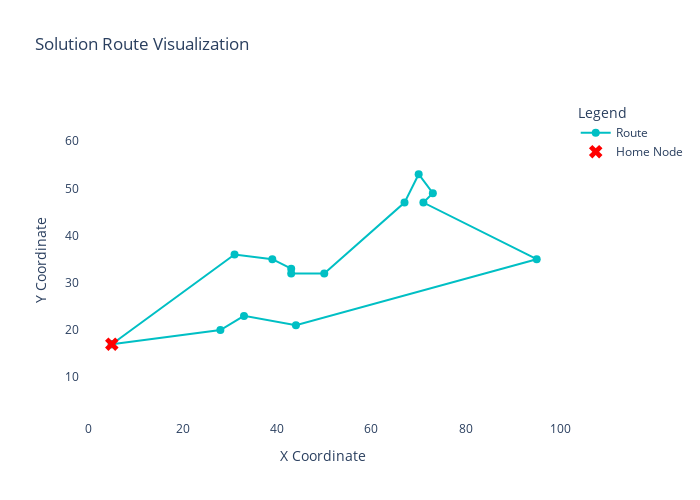
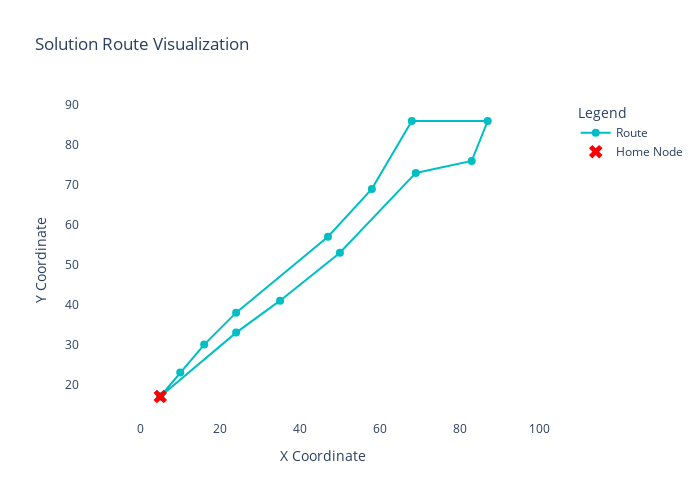
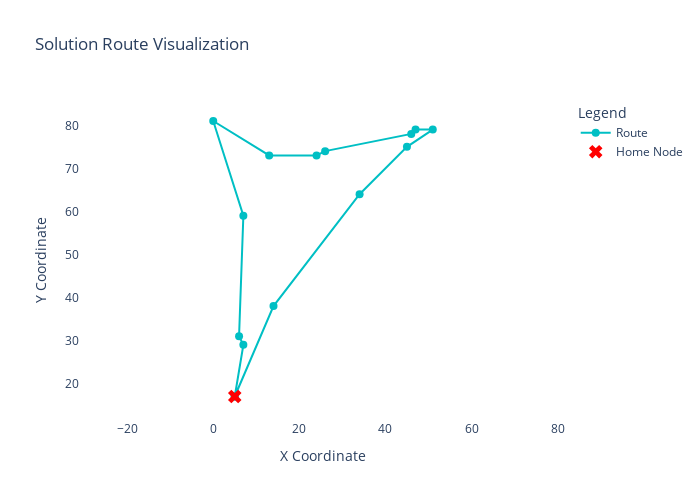
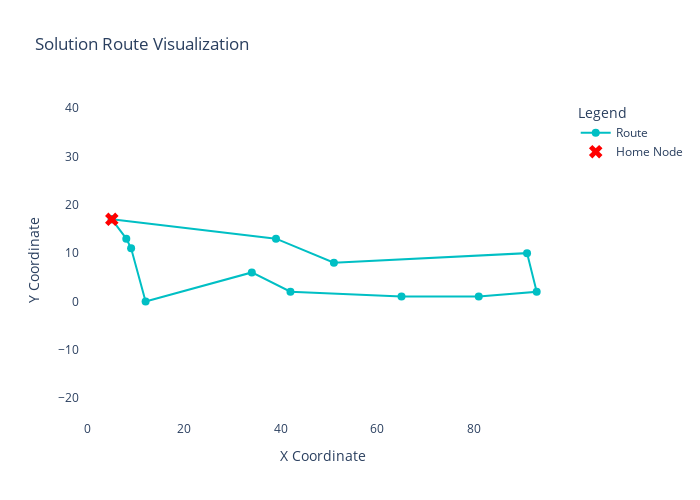

The code cell stored with these charts, in order, in its notebook:
### Code cell
nodes_df, distance_matrix = create_nodes_dataframe(num_nodes=50, min_work_days=4, home_node_id=0, visiting_interval_min=10, visiting_interval_max=30, max_last_visit=20)
"""
- test Discrete Priority (must be visited this week; must be visited next week; ...)
- define subset of nodes_df based on node priority and distance to root node (those further away should be included more likely)
"""

clusters = custom_clustering(distance_matrix.values, nodes_df, num_small_clusters=3, num_large_clusters=1, factor=1.5, precision=30)
print(clusters)
"""
- adjust angles based on:
    - number of nodes
    - variance and mean of priorities
    - variance and mean distances between nodes
    - max and mean of distance to root
"""

route_lists = {}

for cluster in clusters:
    nodes = clusters[cluster]
    sub_nodes_df = nodes_df[nodes_df['Node_ID'].isin(nodes)].reset_index(drop=True)
    sub_distance_matrix = distance_matrix.loc[nodes, nodes].values.tolist()
    sub_distance_matrix = [[int(x) for x in row] for row in sub_distance_matrix]
    node_mapping = sub_nodes_df['Node_ID'].to_dict()
    route_list = find_route(sub_distance_matrix, max_travel_distance = 500000, span_cost_coefficient = 20)
    route_lists[cluster] = route_list
    plot_solution_clusters(route_list, nodes_df, node_mapping, 0)

# how to choose max_travel_distance and span_cost_coefficient?
# store state and if it was possible to find routes for all solutions add nodes

### Figure 1 — Plotly figure (JSON) as saved in the notebook; plotly's stock layout.template omitted (floating-point values rounded to 4 significant figures)
{"data": [{"hoverinfo": "text", "hovertext": ["Node: 0<br>X: 5<br>Y: 17", "Node: 42<br>X: 28<br>Y: 20", "Node: 29<br>X: 33<br>Y: 23", "Node: 31<br>X: 44<br>Y: 21", "Node: 43<br>X: 95<br>Y: 35", "Node: 13<br>X: 71<br>Y: 47", "Node: 12<br>X: 73<br>Y: 49", "Node: 30<br>X: 70<br>Y: 53", "Node: 16<br>X: 67<br>Y: 47", "Node: 22<br>X: 50<br>Y: 32", "Node: 47<br>X: 43<br>Y: 32", "Node: 23<br>X: 43<br>Y: 33", "Node: 48<br>X: 39<br>Y: 35", "Node: 24<br>X: 31<br>Y: 36", "Node: 0<br>X: 5<br>Y: 17"], "line": {"color": "#00BFC4", "width": 2}, "marker": {"color": "#00BFC4", "size": 8}, "mode": "lines+markers", "name": "Route", "type": "scatter", "x": [5, 28, 33, 44, 95, 71, 73, 70, 67, 50, 43, 43, 39, 31, 5], "y": [17, 20, 23, 21, 35, 47, 49, 53, 47, 32, 32, 33, 35, 36, 17]}, {"hoverinfo": "text", "hovertext": "Home: Node 0", "marker": {"color": "red", "size": 12, "symbol": "x"}, "mode": "markers", "name": "Home Node", "type": "scatter", "x": [5], "y": [17]}], "layout": {"height": 500, "hovermode": "closest", "legend": {"title": {"text": "Legend"}}, "plot_bgcolor": "white", "title": {"text": "Solution Route Visualization"}, "width": 700, "xaxis": {"title": {"text": "X Coordinate"}}, "yaxis": {"scaleanchor": "x", "scaleratio": 1, "title": {"text": "Y Coordinate"}}}}

### Figure 2 — Plotly figure (JSON) as saved in the notebook; plotly's stock layout.template omitted (floating-point values rounded to 4 significant figures)
{"data": [{"hoverinfo": "text", "hovertext": ["Node: 0<br>X: 5<br>Y: 17", "Node: 44<br>X: 10<br>Y: 23", "Node: 28<br>X: 16<br>Y: 30", "Node: 1<br>X: 24<br>Y: 38", "Node: 2<br>X: 47<br>Y: 57", "Node: 39<br>X: 58<br>Y: 69", "Node: 46<br>X: 68<br>Y: 86", "Node: 32<br>X: 87<br>Y: 86", "Node: 25<br>X: 83<br>Y: 76", "Node: 6<br>X: 69<br>Y: 73", "Node: 3<br>X: 50<br>Y: 53", "Node: 8<br>X: 35<br>Y: 41", "Node: 10<br>X: 24<br>Y: 33", "Node: 0<br>X: 5<br>Y: 17"], "line": {"color": "#00BFC4", "width": 2}, "marker": {"color": "#00BFC4", "size": 8}, "mode": "lines+markers", "name": "Route", "type": "scatter", "x": [5, 10, 16, 24, 47, 58, 68, 87, 83, 69, 50, 35, 24, 5], "y": [17, 23, 30, 38, 57, 69, 86, 86, 76, 73, 53, 41, 33, 17]}, {"hoverinfo": "text", "hovertext": "Home: Node 0", "marker": {"color": "red", "size": 12, "symbol": "x"}, "mode": "markers", "name": "Home Node", "type": "scatter", "x": [5], "y": [17]}], "layout": {"height": 500, "hovermode": "closest", "legend": {"title": {"text": "Legend"}}, "plot_bgcolor": "white", "title": {"text": "Solution Route Visualization"}, "width": 700, "xaxis": {"title": {"text": "X Coordinate"}}, "yaxis": {"scaleanchor": "x", "scaleratio": 1, "title": {"text": "Y Coordinate"}}}}

### Figure 3 — Plotly figure (JSON) as saved in the notebook; plotly's stock layout.template omitted (floating-point values rounded to 4 significant figures)
{"data": [{"hoverinfo": "text", "hovertext": ["Node: 0<br>X: 5<br>Y: 17", "Node: 40<br>X: 7<br>Y: 29", "Node: 45<br>X: 6<br>Y: 31", "Node: 36<br>X: 7<br>Y: 59", "Node: 7<br>X: 0<br>Y: 81", "Node: 37<br>X: 13<br>Y: 73", "Node: 33<br>X: 24<br>Y: 73", "Node: 14<br>X: 26<br>Y: 74", "Node: 34<br>X: 46<br>Y: 78", "Node: 21<br>X: 47<br>Y: 79", "Node: 35<br>X: 51<br>Y: 79", "Node: 26<br>X: 45<br>Y: 75", "Node: 19<br>X: 34<br>Y: 64", "Node: 38<br>X: 14<br>Y: 38", "Node: 0<br>X: 5<br>Y: 17"], "line": {"color": "#00BFC4", "width": 2}, "marker": {"color": "#00BFC4", "size": 8}, "mode": "lines+markers", "name": "Route", "type": "scatter", "x": [5, 7, 6, 7, 0, 13, 24, 26, 46, 47, 51, 45, 34, 14, 5], "y": [17, 29, 31, 59, 81, 73, 73, 74, 78, 79, 79, 75, 64, 38, 17]}, {"hoverinfo": "text", "hovertext": "Home: Node 0", "marker": {"color": "red", "size": 12, "symbol": "x"}, "mode": "markers", "name": "Home Node", "type": "scatter", "x": [5], "y": [17]}], "layout": {"height": 500, "hovermode": "closest", "legend": {"title": {"text": "Legend"}}, "plot_bgcolor": "white", "title": {"text": "Solution Route Visualization"}, "width": 700, "xaxis": {"title": {"text": "X Coordinate"}}, "yaxis": {"scaleanchor": "x", "scaleratio": 1, "title": {"text": "Y Coordinate"}}}}

### Figure 4 — Plotly figure (JSON) as saved in the notebook; plotly's stock layout.template omitted (floating-point values rounded to 4 significant figures)
{"data": [{"hoverinfo": "text", "hovertext": ["Node: 0<br>X: 5<br>Y: 17", "Node: 20<br>X: 8<br>Y: 13", "Node: 18<br>X: 9<br>Y: 11", "Node: 4<br>X: 12<br>Y: 0", "Node: 11<br>X: 34<br>Y: 6", "Node: 41<br>X: 42<br>Y: 2", "Node: 9<br>X: 65<br>Y: 1", "Node: 49<br>X: 81<br>Y: 1", "Node: 15<br>X: 93<br>Y: 2", "Node: 17<br>X: 91<br>Y: 10", "Node: 27<br>X: 51<br>Y: 8", "Node: 5<br>X: 39<br>Y: 13", "Node: 0<br>X: 5<br>Y: 17"], "line": {"color": "#00BFC4", "width": 2}, "marker": {"color": "#00BFC4", "size": 8}, "mode": "lines+markers", "name": "Route", "type": "scatter", "x": [5, 8, 9, 12, 34, 42, 65, 81, 93, 91, 51, 39, 5], "y": [17, 13, 11, 0, 6, 2, 1, 1, 2, 10, 8, 13, 17]}, {"hoverinfo": "text", "hovertext": "Home: Node 0", "marker": {"color": "red", "size": 12, "symbol": "x"}, "mode": "markers", "name": "Home Node", "type": "scatter", "x": [5], "y": [17]}], "layout": {"height": 500, "hovermode": "closest", "legend": {"title": {"text": "Legend"}}, "plot_bgcolor": "white", "title": {"text": "Solution Route Visualization"}, "width": 700, "xaxis": {"title": {"text": "X Coordinate"}}, "yaxis": {"scaleanchor": "x", "scaleratio": 1, "title": {"text": "Y Coordinate"}}}}
